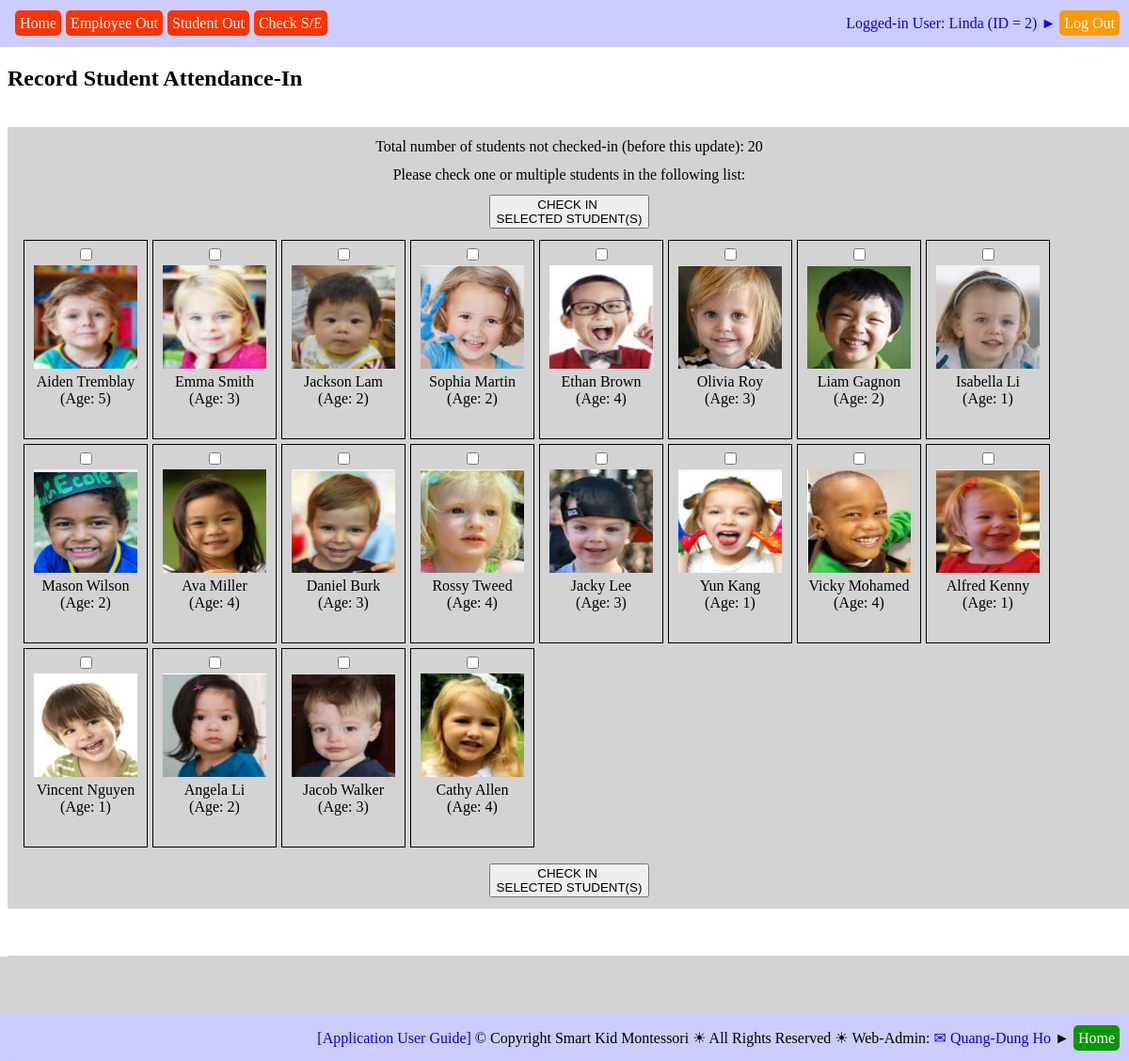
Screenshot of /record_student_attendance_in.php (signed in) with the database file from the repository.
### tables this page shows
CREATE TABLE `web_pages` (
  `PAGE_ID` int(11) NOT NULL,
  `TAG_CLASS` varchar(50) NOT NULL,
  `TYPE` varchar(20) NOT NULL,
  `HREF` varchar(500) NOT NULL,
  `ICON_URL` varchar(500) NOT NULL,
  `TITLE` varchar(200) NOT NULL,
  `TITLE_SHORT` varchar(200) NOT NULL,
  `STATUS` varchar(20) NOT NULL
);

CREATE TABLE `students` (
  `STU_ID` int(11) NOT NULL,
  `STU_FIRST_NAME` varchar(50) NOT NULL,
  `STU_LAST_NAME` varchar(25) NOT NULL,
  `STU_BIRTHDATE` date NOT NULL,
  `STU_SEX` varchar(1) NOT NULL,
  `STU_PHOTO` varchar(50) NOT NULL,
  `STU_START_DATE` date NOT NULL,
  `STU_GRAD_DATE` date NOT NULL,
  `STU_DAILY_FEE` float NOT NULL,
  `STU_CREDENTIAL` varchar(10) NOT NULL,
  `STU_NOTES` text NOT NULL
);

### sql_queries.php (called while the page is built, shortened)
<?php
	function connectDB()
	{
		$db_hostname = "localhost";
		$db_name     = "montessori";
		$db_username = "root";
		$db_password = "";
		$db = mysqli_connect($db_hostname, $db_username, $db_password, $db_name);
		return ($db);
	}
	function getResult($query)
	{
		$db = connectDB();
		$result = mysqli_query($db, $query);
		return ($result);
	}
?>

### db_operations.php (the view, shortened to what this page needs)
<?php
require_once("sql_queries.php");
function insert_DB_QUERY_LOGS($user_name, $queryStrToDisplay)
{
	$queryStr = "INSERT INTO ";
		$queryStr = $queryStr . "DB_QUERY_LOGS(";
		$queryStr = $queryStr . "QUERY_STR";
		$queryStr = $queryStr . ", " . "USER_NAME";
		$queryStr = $queryStr . ", " . "DATE_TIME";
		$queryStr = $queryStr . ", " . "IP_ADDR";
		$queryStr = $queryStr . ")";
	$queryStr = $queryStr . " VALUES(";
		$queryStr = $queryStr . "'" . $queryStrToDisplay .  "'";
		$queryStr = $queryStr . ", " . "'" . $user_name . "'";
		$queryStr = $queryStr . ", " . "NOW()";
		$queryStr = $queryStr . ", " . "'" . get_client_ip() .  "'";
		$queryStr = $queryStr . ")";
	$queryStr = $queryStr . ";";
	$result = getResult($queryStr);
	return ($result);
}
function getStudents_NotAttendanceCheckedToday($event_type, $debug_on)
{
	$queryStr = 'SELECT  ';
		$queryStr = $queryStr . 'STUDENTS.STU_ID';
		$queryStr = $queryStr . ', ' . 'CONCAT(STUDENTS.STU_FIRST_NAME, " ", STUDENTS.STU_LAST_NAME) AS STU_NAME';
		$queryStr = $queryStr . ', ' . 'STUDENTS.STU_BIRTHDATE';
		$queryStr = $queryStr . ', ' . 'FLOOR(DATEDIFF(NOW(), STUDENTS.STU_BIRTHDATE)/365.25) AS STU_AGE';
		$queryStr = $queryStr . ', ' . 'STUDENTS.STU_PHOTO';
	$queryStr = $queryStr . ' FROM ';
		$queryStr = $queryStr . 'STUDENTS';
	$queryStr = $queryStr . ' WHERE  STUDENTS.STU_ID NOT IN ';
		$queryStr = $queryStr . '(SELECT STUDENT_ATTENDANCES.STU_ID FROM STUDENT_ATTENDANCES WHERE
										STUDENT_ATTENDANCES.DATE_TIME >= CURDATE() AND
										STUDENT_ATTENDANCES.DATE_TIME < (CURDATE() + INTERVAL 1 DAY) AND
										STUDENT_ATTENDANCES.EVENT_TYPE = "' . $event_type . '")';
	$queryStr = $queryStr . ';';
	$result = getResult($queryStr);
	return ($result);
}
function createStudentList_AttendanceCheck($result)
{
	$resultRows = mysqli_num_rows($result);
	for ($row = 0; $row < $resultRows; $row++)
	{
		$currentRow = mysqli_fetch_row($result);
		echo '<div class="imagelinkbox">';
		echo '<input type="checkbox" name="checked_student_ids[]"' .
				' id="' . $currentRow[0] . '_id"' .
				' value="' . $currentRow[0] . '"' .  '>';
		echo '<br/>';
		echo '<label for="' . $currentRow[0] . '_id">' .
		     	'<img src="' . $currentRow[4] . '" alt="student photo" height="110" width="110">' .
				'<br/>' . $currentRow[1] . '<br/>' . ' (Age: ' . $currentRow[3] . ')' . '</label>';
		echo '</div>';
	}
}
function getTabsOfPage($this_page_url, $debug_on)
{
	$queryStr = 'SELECT ';
		$queryStr = $queryStr .'HREF';
		$queryStr = $queryStr . ', ' . 'TITLE_SHORT';
	$queryStr = $queryStr . ' FROM ';
		$queryStr = $queryStr . 'WEB_PAGES';
	$queryStr = $queryStr . ' WHERE ';
		$queryStr = $queryStr . 'PAGE_ID IN';
		$queryStr = $queryStr . '(';
			$queryStr = $queryStr . 'SELECT ';
				$queryStr = $queryStr . 'TAB_PAGE_ID';
			$queryStr = $queryStr . ' FROM ';
				$queryStr = $queryStr . 'PAGE_TABS';
			$queryStr = $queryStr . ' WHERE ';
				$queryStr = $queryStr . 'PAGE_ID IN';
				$queryStr = $queryStr . '(';
					$queryStr = $queryStr . 'SELECT ';
						$queryStr = $queryStr . 'PAGE_ID';
					$queryStr = $queryStr . ' FROM ';
						$queryStr = $queryStr . 'WEB_PAGES';
					$queryStr = $queryStr . ' WHERE ';
						$queryStr = $queryStr . '(INSTR("' . $this_page_url .'", HREF) > 0)';
					$queryStr = $queryStr . ')';
				$queryStr = $queryStr . ')';
	$queryStr = $queryStr . ';';
	$result = getResult($queryStr);
	return ($result);
}
function get_client_ip() {
    $ipaddress = '';
    if (isset($_SERVER['HTTP_CLIENT_IP']) && ($_SERVER['HTTP_CLIENT_IP']))
        $ipaddress = $_SERVER['HTTP_CLIENT_IP'];
    else if (isset($_SERVER['HTTP_X_FORWARDED_FOR']) && ($_SERVER['HTTP_X_FORWARDED_FOR']))
        $ipaddress = $_SERVER['HTTP_X_FORWARDED_FOR'];
    else if (isset($_SERVER['HTTP_X_FORWARDED']) && ($_SERVER['HTTP_X_FORWARDED']))
        $ipaddress = $_SERVER['HTTP_X_FORWARDED'];
    else if (isset($_SERVER['HTTP_FORWARDED_FOR']) && ($_SERVER['HTTP_FORWARDED_FOR']))
        $ipaddress = $_SERVER['HTTP_FORWARDED_FOR'];
    else if (isset($_SERVER['HTTP_FORWARDED']) && ($_SERVER['HTTP_FORWARDED']))
        $ipaddress = $_SERVER['HTTP_FORWARDED'];
    else if (isset($_SERVER['REMOTE_ADDR']) && ($_SERVER['REMOTE_ADDR']))
        $ipaddress = $_SERVER['REMOTE_ADDR'];
    else
        $ipaddress = 'unknown';
    return $ipaddress;
}
?>

### tab_header.php
<div style="
    		position: fixed;
    		height: 20px;
 		   	width: 50%;
    		top: 7px;
    		left: 6px;
    		right: 0;
    		background-color: transparent;"
>
<div style="
	display: table;
	height: 26px;
    width: 100%;
    margin: 0px;
    background-color: transparent;
    border-radius: 10px;
    text-align: left">
	<div style="
		display: table-cell;
		height: 26px;
    	width: 100%;
    	padding: 5px;
    	vertical-align: middle;">
	<?php
	require_once("db_operations.php");
	$tabs = getTabsOfPage($_SERVER["PHP_SELF"], true);
	$tabNum = mysqli_num_rows($tabs);
	for ($row = 0; $row < $tabNum; $row++)
	{
		$currentTab = mysqli_fetch_row($tabs);
		echo '<a href="' . $currentTab[0] . '" style="background-color: rgb(255, 51, 0); color: white; text-decoration: none; padding: 5px; margin-left: 5px; border-radius: 5px">' . $currentTab[1] . '</a>';
	}
	?>
	</div>
</div>
</div>

### imglinkboxes.css (style rules this page uses)
div.imagelinkbox { float: left; width: 120px; height: 200px; margin: 0 0 5px 5px; padding: 5px; border: 1px solid black; text-align: center; }
img { border: 1px solid transparent; }

### common.css (style rules this page uses)
a { text-decoration: none; }

### rows the page displays
web_pages: TITLE_SHORT "Home"
web_pages: TITLE_SHORT "Employee Out"
web_pages: TITLE_SHORT "Student Out"
web_pages: TITLE_SHORT "Check S/E"
students: STU_PHOTO (picture), currentRow "Aiden Tremblay", currentRow "5"
students: STU_PHOTO (picture), currentRow "Emma Smith", currentRow "3"
students: STU_PHOTO (picture), currentRow "Jackson Lam", currentRow "2"
students: STU_PHOTO (picture), currentRow "Sophia Martin", currentRow "2"
students: STU_PHOTO (picture), currentRow "Ethan Brown", currentRow "4"
students: STU_PHOTO (picture), currentRow "Olivia Roy", currentRow "3"
students: STU_PHOTO (picture), currentRow "Liam Gagnon", currentRow "2"
students: STU_PHOTO (picture), currentRow "Isabella Li", currentRow "1"
students: STU_PHOTO (picture), currentRow "Mason Wilson", currentRow "2"
students: STU_PHOTO (picture), currentRow "Ava Miller", currentRow "4"
students: STU_PHOTO (picture), currentRow "Daniel Burk", currentRow "3"
students: STU_PHOTO (picture), currentRow "Rossy Tweed", currentRow "4"
students: STU_PHOTO (picture), currentRow "Jacky Lee", currentRow "3"
students: STU_PHOTO (picture), currentRow "Yun Kang", currentRow "1"
students: STU_PHOTO (picture), currentRow "Vicky Mohamed", currentRow "4"
students: STU_PHOTO (picture), currentRow "Alfred Kenny", currentRow "1"
students: STU_PHOTO (picture), currentRow "Vincent Nguyen", currentRow "1"
students: STU_PHOTO (picture), currentRow "Angela Li", currentRow "2"
students: STU_PHOTO (picture), currentRow "Jacob Walker", currentRow "3"
students: STU_PHOTO (picture), currentRow "Cathy Allen", currentRow "4"

### other values shown
$emp_name "Linda"
$emp_id "2"
$studentsNotCheckedInNum "20"
